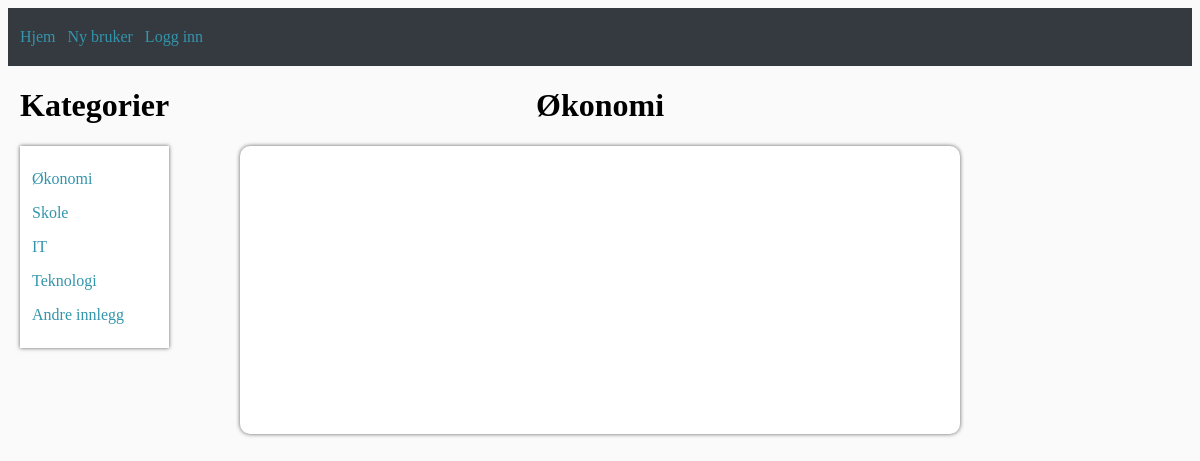
Before: /skole/ with the older database file.
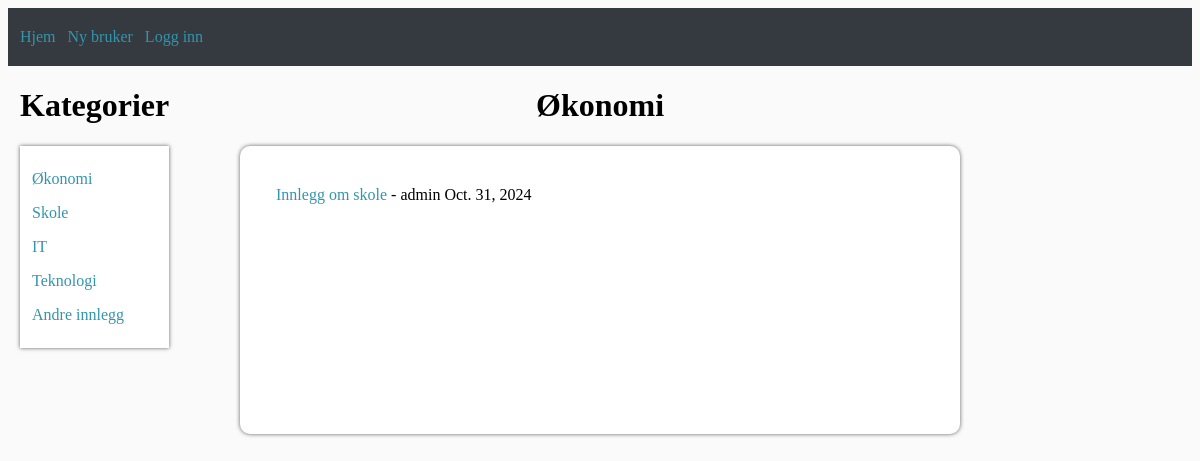
After: the same page with the newer database file.
### blog/models.py (models this page shows, shortened)
class Post(models.Model):
    title = models.CharField(max_length=100)
    author = models.ForeignKey(User, on_delete=models.CASCADE)
    body = models.TextField()
    date = models.DateField(default=timezone.now)
    categories = models.ManyToManyField(Category, related_name='posts', default="Annet")

### blog/views.py (the view)
# urls.py: path('skole/', school_posts, name="skole"),
def school_posts(request):
    posts = Post.objects.filter(categories__name='Skole')
    return render(request, 'økonomi.html', {'object_list': posts})

### blog/templates/økonomi.html (shortened to what this page needs)
<!DOCTYPE html>
<html lang="en">
<head>
</head>
<body>
    {% extends 'basetemplate.html' %}
    {% block defaultnavbar %}
        <div class="content-container">
            <div class="categories-container">
                <h1>Kategorier</h1>
                <div class="categories-list">
                    <div class="categories-text">
                        <p><a href="{% url 'økonomi' %}">Økonomi<a></p>
                        <p><a href="{% url 'skole' %}">Skole</a></p>
                        <p><a href="{% url 'it' %}">IT</a></p>
                        <p><a href="{% url 'teknologi' %}">Teknologi</a></p>
                        <p><a href="{% url 'annet' %}">Andre innlegg</a></p>
                    </div>
                </div>
            </div>
            <div class="post-list">
                <h1>Økonomi</h1>
                <div class="main-container indented-text">
                    {% for post in object_list %}
                        <p><a href="{% url 'blog_article_content' post.pk %}">{{ post.title }}</a> - {{ post.author }} {{ post.date }}<br/></p>
                    {% endfor %}
                </div>
            </div>
        </div>
    {% endblock %}

Changed rows visible on the page:
added Post: title "Innlegg om skole", author "admin", date "Oct. 31, 2024"
